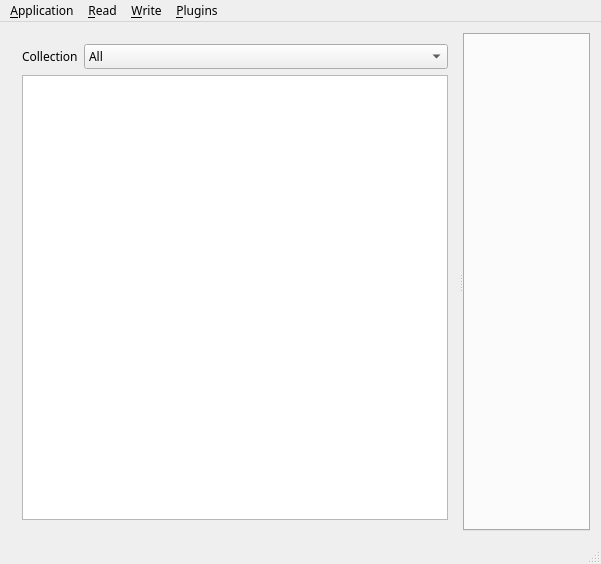
<?xml version="1.0" encoding="UTF-8"?>
<ui version="4.0">
 <class>MainWindow</class>
 <widget class="QMainWindow" name="MainWindow">
  <property name="geometry">
   <rect>
    <x>0</x>
    <y>0</y>
    <width>601</width>
    <height>564</height>
   </rect>
  </property>
  <property name="font">
   <font>
    <family>Sans Serif</family>
   </font>
  </property>
  <property name="windowTitle">
   <string>GSDS</string>
  </property>
  <widget class="QWidget" name="centralWidget">
   <property name="font">
    <font>
     <family>Sans Serif</family>
    </font>
   </property>
   <property name="mouseTracking">
    <bool>false</bool>
   </property>
   <property name="acceptDrops">
    <bool>false</bool>
   </property>
   <layout class="QHBoxLayout" name="horizontalLayout">
    <item>
     <widget class="QSplitter" name="splitter">
      <property name="orientation">
       <enum>Qt::Horizontal</enum>
      </property>
      <widget class="QWidget" name="layoutWidget">
       <layout class="QVBoxLayout" name="verticalLayout">
        <item>
         <layout class="QHBoxLayout" name="horizontalLayout_3">
          <item>
           <widget class="QLabel" name="collections_lable">
            <property name="enabled">
             <bool>true</bool>
            </property>
            <property name="sizePolicy">
             <sizepolicy hsizetype="Maximum" vsizetype="Preferred">
              <horstretch>0</horstretch>
              <verstretch>0</verstretch>
             </sizepolicy>
            </property>
            <property name="text">
             <string>Collection</string>
            </property>
            <property name="scaledContents">
             <bool>false</bool>
            </property>
           </widget>
          </item>
          <item>
           <widget class="QComboBox" name="collections">
            <item>
             <property name="text">
              <string>All</string>
             </property>
            </item>
           </widget>
          </item>
         </layout>
        </item>
        <item>
         <widget class="QTreeView" name="tree">
          <property name="font">
           <font>
            <family>Sans Serif</family>
           </font>
          </property>
          <property name="editTriggers">
           <set>QAbstractItemView::DoubleClicked|QAbstractItemView::EditKeyPressed</set>
          </property>
          <property name="dragEnabled">
           <bool>true</bool>
          </property>
          <property name="alternatingRowColors">
           <bool>true</bool>
          </property>
          <property name="selectionMode">
           <enum>QAbstractItemView::MultiSelection</enum>
          </property>
          <property name="selectionBehavior">
           <enum>QAbstractItemView::SelectRows</enum>
          </property>
          <property name="autoExpandDelay">
           <number>2</number>
          </property>
          <property name="headerHidden">
           <bool>true</bool>
          </property>
         </widget>
        </item>
       </layout>
      </widget>
      <widget class="QTabWidget" name="tabPluginsWidget">
       <property name="font">
        <font>
         <family>Sans Serif</family>
        </font>
       </property>
       <property name="tabShape">
        <enum>QTabWidget::Rounded</enum>
       </property>
       <property name="currentIndex">
        <number>-1</number>
       </property>
       <property name="elideMode">
        <enum>Qt::ElideNone</enum>
       </property>
       <property name="usesScrollButtons">
        <bool>true</bool>
       </property>
       <property name="tabsClosable">
        <bool>false</bool>
       </property>
       <property name="movable">
        <bool>true</bool>
       </property>
      </widget>
     </widget>
    </item>
   </layout>
  </widget>
  <widget class="QStatusBar" name="statusBar"/>
  <widget class="QMenuBar" name="menuBar">
   <property name="geometry">
    <rect>
     <x>0</x>
     <y>0</y>
     <width>601</width>
     <height>20</height>
    </rect>
   </property>
   <widget class="QMenu" name="menu_Application">
    <property name="title">
     <string>&amp;Application</string>
    </property>
    <addaction name="action_Quit"/>
    <addaction name="action_About"/>
   </widget>
   <widget class="QMenu" name="menu_Read">
    <property name="title">
     <string>&amp;Read</string>
    </property>
   </widget>
   <widget class="QMenu" name="menu_Write">
    <property name="title">
     <string>&amp;Write</string>
    </property>
   </widget>
   <widget class="QMenu" name="menu_Plugins">
    <property name="title">
     <string>&amp;Plugins</string>
    </property>
   </widget>
   <addaction name="menu_Application"/>
   <addaction name="menu_Read"/>
   <addaction name="menu_Write"/>
   <addaction name="menu_Plugins"/>
  </widget>
  <action name="action_Quit">
   <property name="text">
    <string>&amp;Quit</string>
   </property>
   <property name="toolTip">
    <string>Quit The Application</string>
   </property>
   <property name="font">
    <font/>
   </property>
   <property name="shortcut">
    <string>Ctrl+Q</string>
   </property>
  </action>
  <action name="action_About">
   <property name="text">
    <string>&amp;About</string>
   </property>
  </action>
  <action name="action_Test">
   <property name="text">
    <string>&amp;Test</string>
   </property>
  </action>
 </widget>
 <layoutdefault spacing="6" margin="11"/>
 <resources/>
 <connections/>
 <slots>
 </slots>
</ui>
